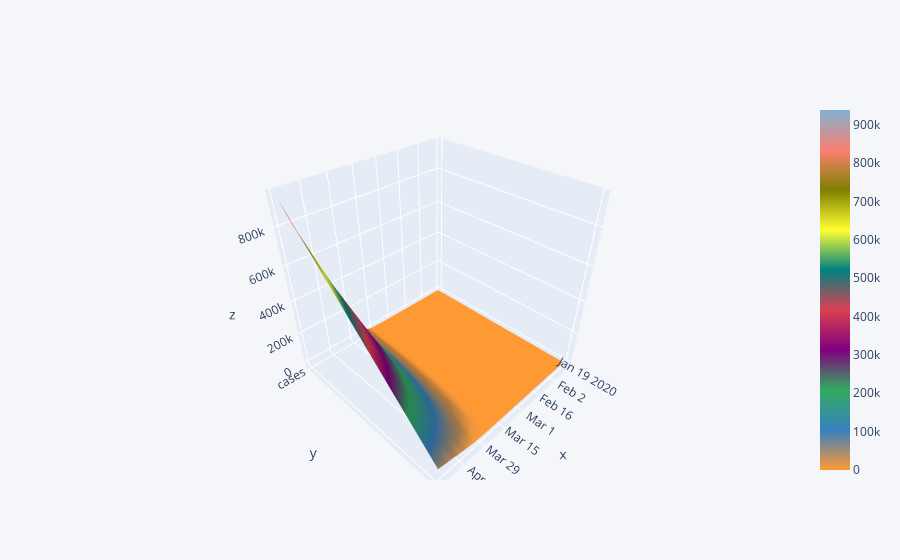

Notebook code cell kept with this figure:
### Code cell
configure_plotly_browser_state()
series.iplot(kind='surface')

### Figure 1 — Plotly figure (JSON) as saved in the notebook; plotly's stock layout.template omitted (floating-point values rounded to 4 significant figures; data arrays with more than 128 entries replaced by an {"elided": "..."} marker saying what was removed)
{"data": [{"y": ["cases", "deaths"], "x": ["2020-01-21", "2020-01-22", "2020-01-23", "2020-01-24", "2020-01-25", "2020-01-26", "2020-01-27", "2020-01-28", "2020-01-29", "2020-01-30", "2020-01-31", "2020-02-01", "2020-02-02", "2020-02-03", "2020-02-04", "2020-02-05", "2020-02-06", "2020-02-07", "2020-02-08", "2020-02-09", "2020-02-10", "2020-02-11", "2020-02-12", "2020-02-13", "2020-02-14", "2020-02-15", "2020-02-16", "2020-02-17", "2020-02-18", "2020-02-19", "2020-02-20", "2020-02-21", "2020-02-22", "2020-02-23", "2020-02-24", "2020-02-25", "2020-02-26", "2020-02-27", "2020-02-28", "2020-02-29", "2020-03-01", "2020-03-02", "2020-03-03", "2020-03-04", "2020-03-05", "2020-03-06", "2020-03-07", "2020-03-08", "2020-03-09", "2020-03-10", "2020-03-11", "2020-03-12", "2020-03-13", "2020-03-14", "2020-03-15", "2020-03-16", "2020-03-17", "2020-03-18", "2020-03-19", "2020-03-20", "2020-03-21", "2020-03-22", "2020-03-23", "2020-03-24", "2020-03-25", "2020-03-26", "2020-03-27", "2020-03-28", "2020-03-29", "2020-03-30", "2020-03-31", "2020-04-01", "2020-04-02", "2020-04-03", "2020-04-04", "2020-04-05", "2020-04-06", "2020-04-07", "2020-04-08", "2020-04-09", "2020-04-10", "2020-04-11", "2020-04-12", "2020-04-13", "2020-04-14", "2020-04-15", "2020-04-16", "2020-04-17", "2020-04-18", "2020-04-19", "2020-04-20", "2020-04-21", "2020-04-22", "2020-04-23", "2020-04-24", "2020-04-25"], "z": {"elided": "2x96 int values"}, "type": "surface", "colorscale": [[0, "rgb(255, 153, 51)"], [0.1111, "rgb(55, 128, 191)"], [0.2222, "rgb(50, 171, 96)"], [0.3333, "rgb(128, 0, 128)"], [0.4444, "rgb(219, 64, 82)"], [0.5556, "rgb(0, 128, 128)"], [0.6667, "rgb(255, 255, 51)"], [0.7778, "rgb(128, 128, 0)"], [0.8889, "rgb(251, 128, 114)"], [1, "rgb(128, 177, 211)"]]}], "layout": {"title": {"font": {"color": "#4D5663"}}, "paper_bgcolor": "#F5F6F9", "plot_bgcolor": "#F5F6F9", "yaxis": {"tickfont": {"color": "#4D5663"}, "zerolinecolor": "#E1E5ED", "title": {"text": "", "font": {"color": "#4D5663"}}, "gridcolor": "#E1E5ED", "showgrid": true}, "xaxis": {"tickfont": {"color": "#4D5663"}, "zerolinecolor": "#E1E5ED", "title": {"text": "", "font": {"color": "#4D5663"}}, "gridcolor": "#E1E5ED", "showgrid": true}, "legend": {"bgcolor": "#F5F6F9", "font": {"color": "#4D5663"}}}}
